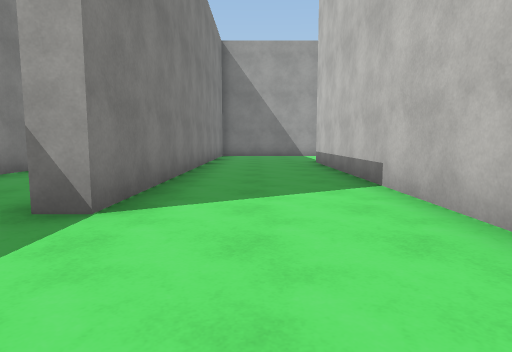
[1] (above)

24 first-person views from a walk through a 3-D level made in the Unity game engine. The camera is 1.2 m above the floor, tilts 6° down and sees 75° across. The floor is counted in squares, 2 m on a side. Each view is taken from the middle of a square. On the plan, view 1 faces up. The plan holds only what a view shows up to about 10 squares ahead; the rest is blank. The place goes on beyond the plan. Surface patterns are stand-ins for the level's own textures.

[2]
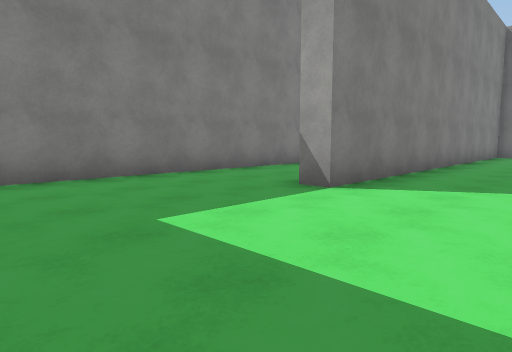

[3]
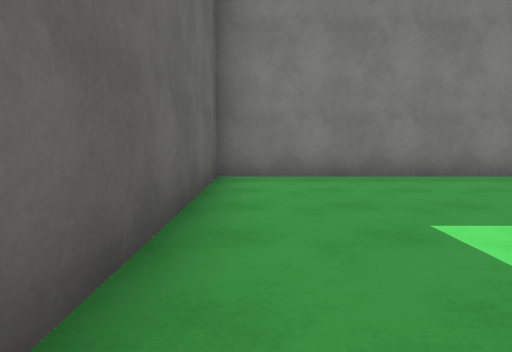

[4]
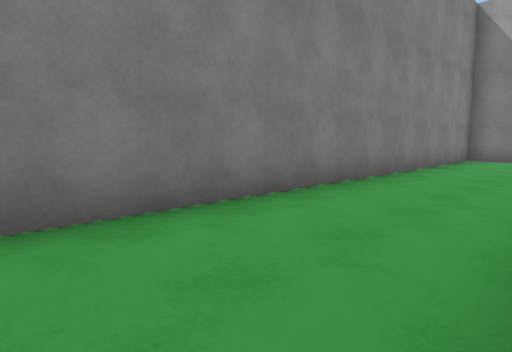

[5]
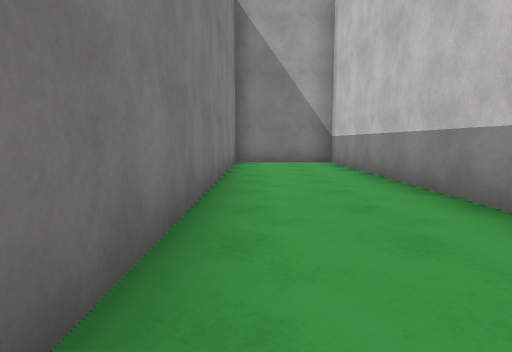

[6]
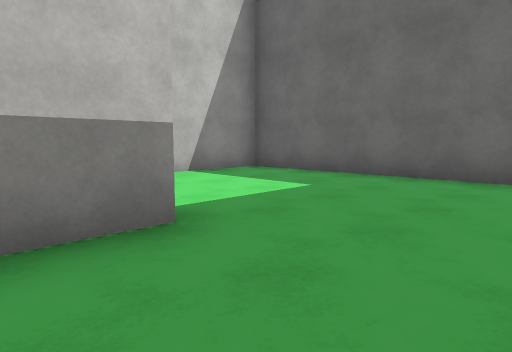

[7]
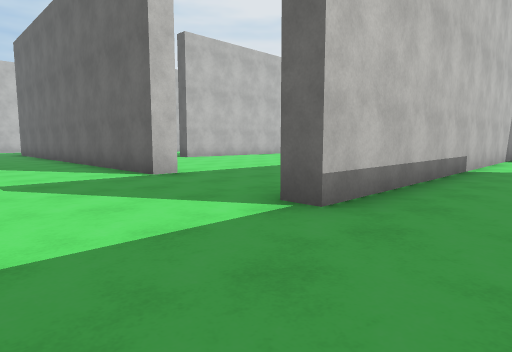

[8]
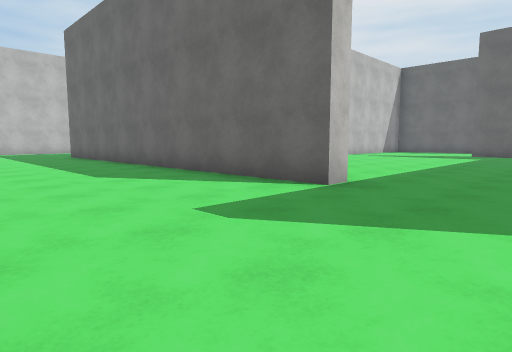

[9]
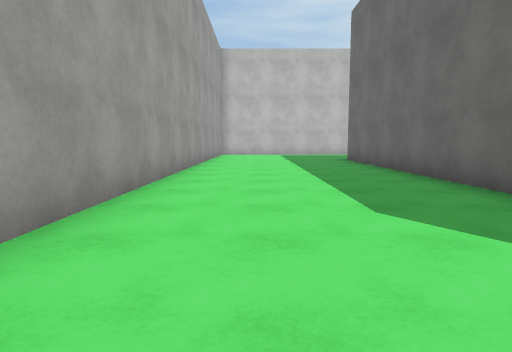

[10]
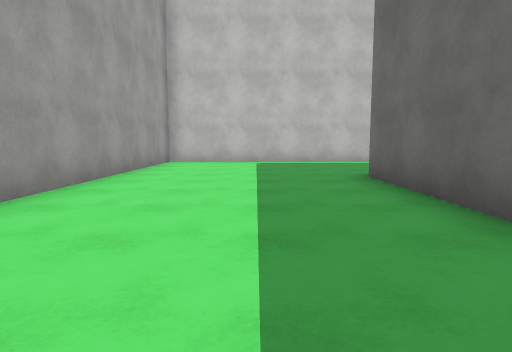

[11]
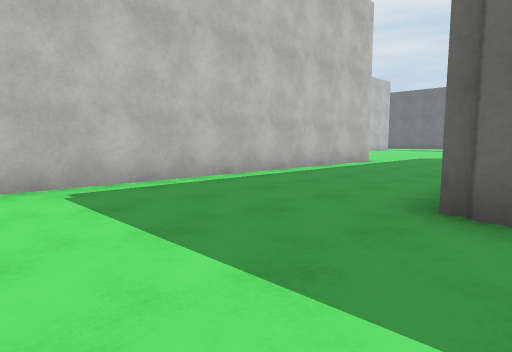

[12]
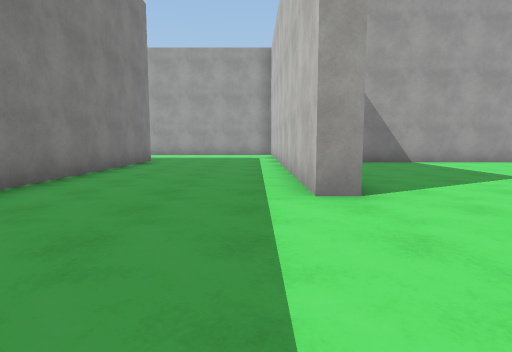

[13]
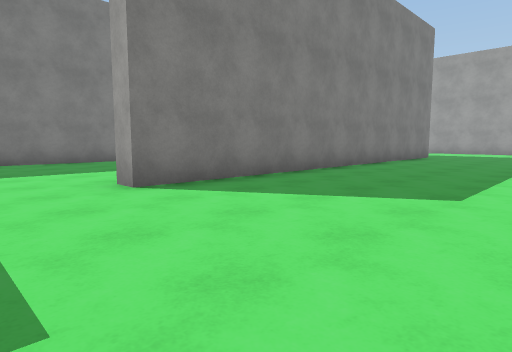

[14]
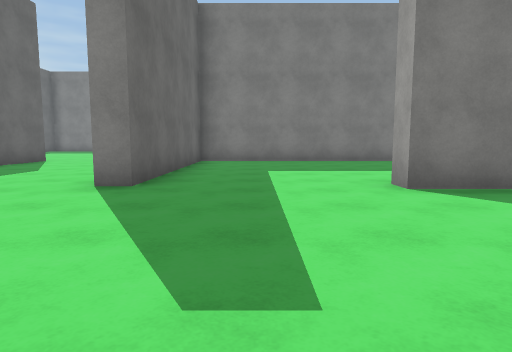

[15]
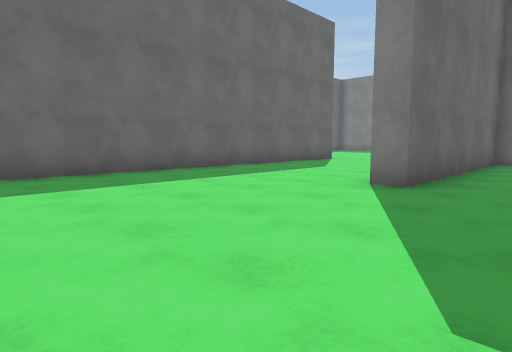

[16]
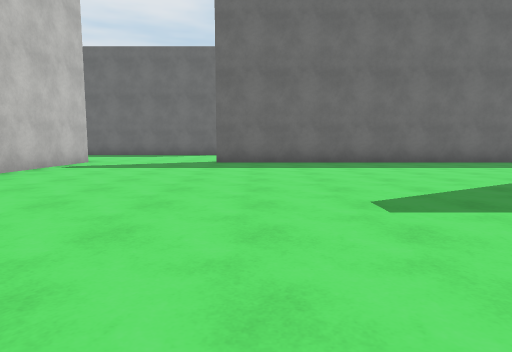

[17]
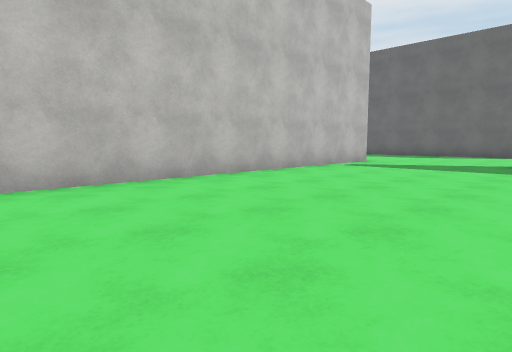

[18]
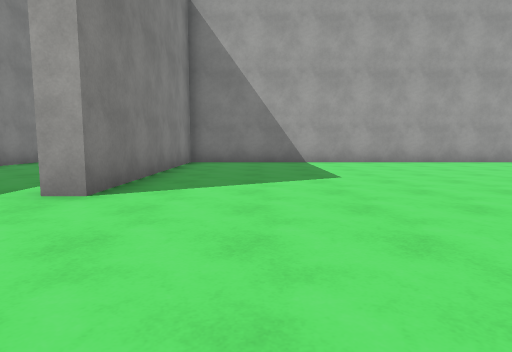

[19]
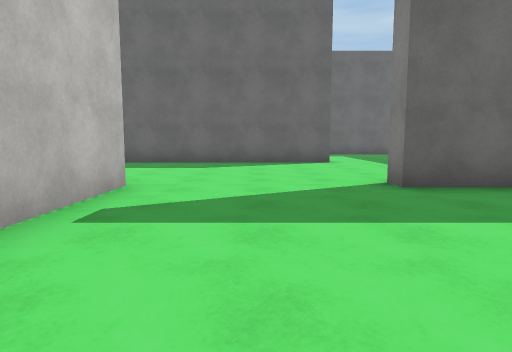

[20]
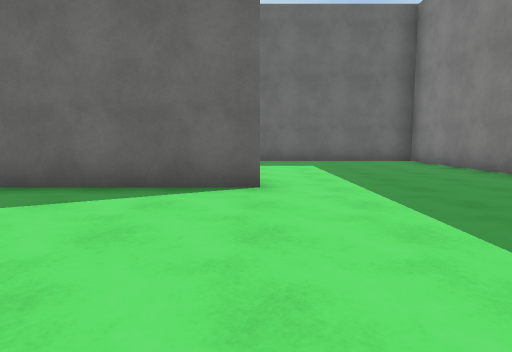

[21]
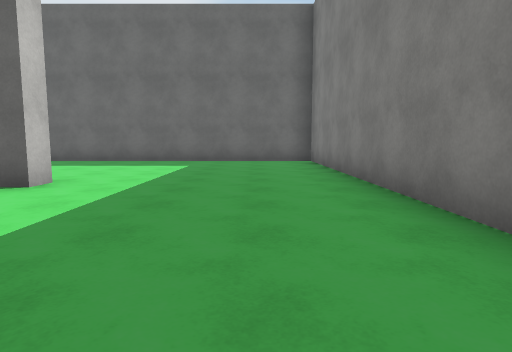

[22]
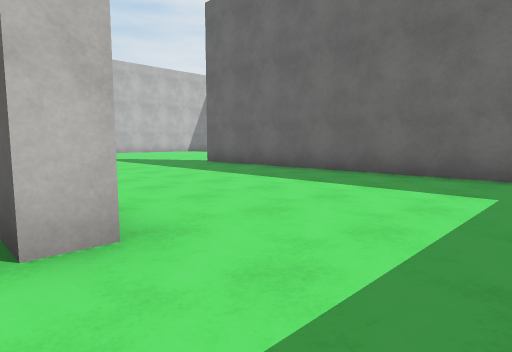

[23]
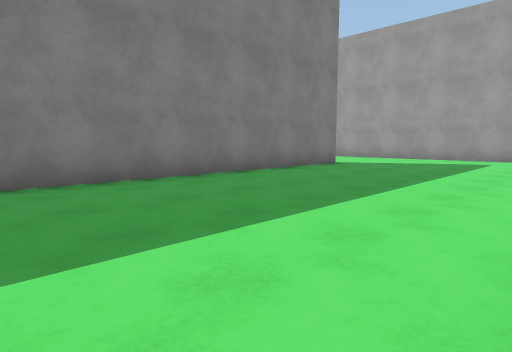

[24]
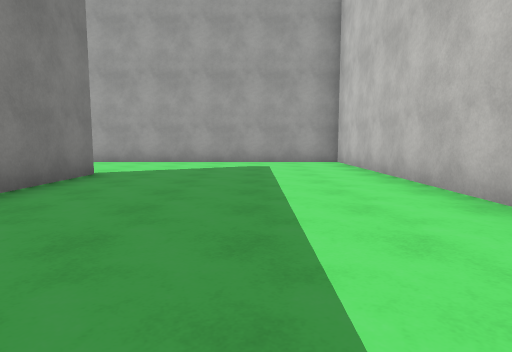

### Floor plan
Points are (right, up) in squares from view 1. A wall is a line through its corners. A room is listed if a view was taken in it or the views show most of it. See-through windows are left out.
Room 1 (views 1, 2, 3, 4, 5, 6)
walls: (-1.8, 6.8) (-1.8, 13.5) (-4.6, 13.5) (-4.6, -1.6) (1.7, -1.6) (1.7, 1.4); (-1.3, 2.6) (-1.8, 2.6) (-1.8, 3.8)
ways out: opening at (0.5, 2.5) to room 2
Room 2 (views 7, 8, 9, 10, 11, 12, 13, 14, 15, 16, 17, 18, 19, 20, 21, 22, 23, 24)
walls: (16.4, 2) (16.4, 8.4) (9.2, 8.4); (11.1, 5.1) (11.1, -5.6) (16.6, -5.6) (16.6, -6.2); (11, -10.3) (22.1, -10.3) (22.1, -10.9); (17.3, -13) (17.3, -21) (28.1, -21); (25.7, -10.5) (25.7, -1.5); (28.5, 8.4) (21.2, 8.4) (21.2, 2.6) (20.6, 2.6) (20.6, 13.5) (7.9, 13.5); (21.9, -15.9) (21.9, -15.3) (27.8, -15.3); (5.5, 8.5) (5.5, 9.1) (16.9, 9.1) (16.9, -2.1) (16.2, -2.1); (1.7, 1.4) (1.7, 9.4) (2.2, 9.4); (-1.3, 10.9) (-1.3, 2.6)
ways out: opening at (0.5, 2.5) to room 1; opening at (4, 9); opening at (10.3, -8); opening at (10.3, 7); gap at (28, -21)

Where each view was taken, in squares from view 1:
view 1: 0 up, 0 right, facing up
view 2: 1 down, 1 right, facing up-left
view 3: 1 down, 1 right, facing left
view 4: 2 up, 2 left, facing up-left
view 5: 4 up, 4 left, facing up
view 6: 4 up, 4 left, facing down-right
view 7: 12 up, 0 right, facing down-right
view 8: 13 up, 3 right, facing down-right
view 9: 12 up, 6 right, facing right
view 10: 11 up, 11 right, facing right
view 11: 12 up, 16 right, facing down-right
view 12: 1 down, 20 right, facing up
view 13: 4 down, 21 right, facing up-left
view 14: 4 down, 21 right, facing left
view 15: 4 down, 21 right, facing down-left
view 16: 1 down, 21 right, facing down
view 17: 1 down, 21 right, facing down-right
view 18: 1 down, 23 right, facing up
view 19: 6 down, 24 right, facing down
view 20: 11 down, 22 right, facing down
view 21: 11 down, 19 right, facing down
view 22: 15 down, 20 right, facing down-right
view 23: 3 down, 16 right, facing up-left
view 24: 1 down, 14 right, facing up
